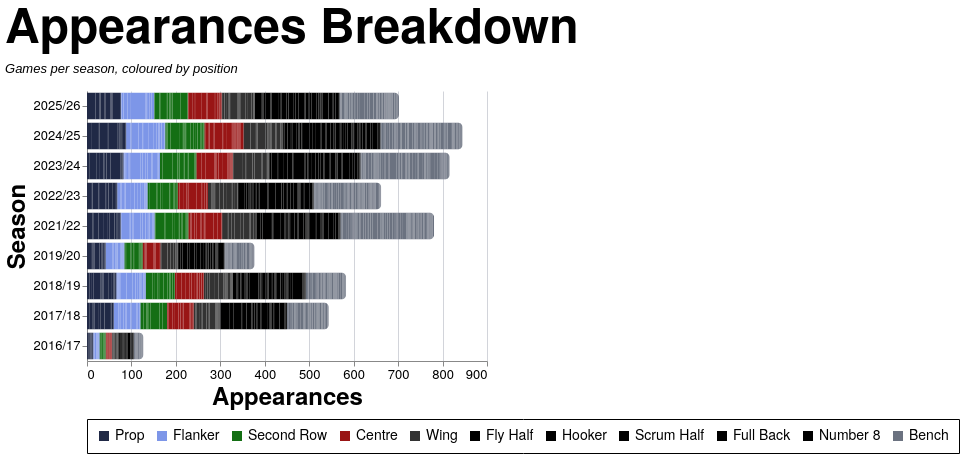

Vega-Lite specification stored for this chart:
### Vega-Lite specification from a JSON file in a GitHub repository (floating-point values rounded to 4 significant figures; data arrays with more than 128 entries replaced by an {"elided": "..."} marker saying what was removed)
{"config": {"axis": {"labelFont": "PT Sans Narrow, Helvetica Neue, Helvetica, Arial, sans-serif", "titleFont": "PT Sans Narrow, Helvetica Neue, Helvetica, Arial, sans-serif", "labelFontSize": 13, "titleFontSize": 24, "gridColor": "#202947", "gridOpacity": 0.2, "zindex": 1}, "text": {"font": "Lato, sans-serif"}, "bar": {"cornerRadiusEnd": 5}, "header": {"labelFont": "PT Sans Narrow, Helvetica Neue, Helvetica, Arial, sans-serif", "titleFont": "PT Sans Narrow, Helvetica Neue, Helvetica, Arial, sans-serif", "labelFontSize": 24, "titleFontSize": 28, "labelFontWeight": "bold", "orient": "left"}, "legend": {"labelFont": "PT Sans Narrow, Helvetica Neue, Helvetica, Arial, sans-serif", "titleFont": "PT Sans Narrow, Helvetica Neue, Helvetica, Arial, sans-serif", "labelFontSize": 14, "titleFontSize": 16, "titlePadding": 5, "fillColor": "white", "strokeColor": "black", "padding": 10, "titleFontWeight": "lighter", "titleFontStyle": "italic", "titleColor": "gray", "offset": 10}, "title": {"font": "PT Sans Narrow, Helvetica Neue, Helvetica, Arial, sans-serif", "fontSize": 48, "fontWeight": "bold", "anchor": "start", "align": "center", "titlePadding": 20, "subtitlePadding": 10, "subtitleFontSize": 13, "subtitleColor": "", "subtitleFontStyle": "italic", "offset": 15, "color": "black"}, "axisX": {"labelAngle": 0}, "facet": {"title": null, "header": null, "align": {"row": "each", "column": "each"}, "spacing": 10}, "resolve": {"scale": {"y": "independent", "facet": "independent"}}, "background": "transparent", "scale": {"offsetBandPaddingOuter": 0.2, "offsetBandPaddingInner": 0.1}, "view": {"stroke": null, "background": "transparent"}}, "data": {"name": "data-f8ccb9f297462ed8e7f9c57db063c165"}, "mark": {"type": "bar"}, "encoding": {"color": {"field": "color_value", "legend": {"orient": "bottom", "title": null}, "scale": {"domain": ["Prop", "Flanker", "Second Row", "Centre", "Wing", "Fly Half", "Hooker", "Scrum Half", "Full Back", "Number 8", "Bench"], "range": ["#202946", "#7d96e8", "#146f14", "#991515", "#333333", "#000000", "#000000", "#000000", "#000000", "#000000", "#6b7280"]}, "type": "nominal"}, "order": {"field": "stack_order", "type": "quantitative"}, "tooltip": [{"field": "player", "title": "Player", "type": "nominal"}, {"field": "season", "title": "Season", "type": "nominal"}, {"field": "color_value", "title": "Position", "type": "nominal"}, {"aggregate": "sum", "field": "apps", "title": "Appearances", "type": "quantitative"}], "x": {"aggregate": "sum", "field": "apps", "title": "Appearances", "type": "quantitative"}, "y": {"field": "season", "sort": {"field": "season_sort", "op": "max", "order": "descending"}, "title": "Season", "type": "nominal"}}, "height": {"step": 30}, "title": {"text": "Appearances Breakdown", "subtitle": "Games per season, coloured by position"}, "width": 400, "$schema": "https://vega.github.io/schema/vega-lite/v5.20.1.json", "datasets": {"data-f8ccb9f297462ed8e7f9c57db063c165": {"elided": "2509 records"}}}
